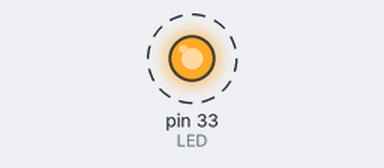
The program below on a simulated Raspberry Pi (header pin numbers). Parts: output pins drawn as LEDs (lit = HIGH). Dashed ring = blinking. What the program prints to the terminal is not drawn.

Above: at 0.5 s.
Timing chart, 0 to 4.6 s (numbered marks = the images above):
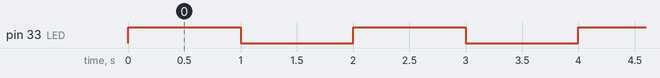

Measured:
- by itself, pin 33 (LED): alternates HIGH for 1.0 s and LOW for 1.0 s

The program:

led_blink_GPIO_chinese.py
```python
#!/usr/bin/python
# coding:utf-8
# led_blink_GPIO.py
# 使树莓派GPIO外接的LED灯的亮灭状态周期性地改变，发生周期为两秒的持续明暗闪烁。

import RPi.GPIO as GPIO
import time

# GPIO初始化
LED = 33
period = 2
GPIO.setmode(GPIO.BOARD)  # 初始化GPIO引脚编码方式
GPIO.setup(LED, GPIO.OUT)
# 如果你需要忽视引脚复用警告，请调用GPIO.setwarnings(False)
# GPIO.setwarnings(False)
print('预设置完成，开始闪烁，端口为%d，周期为%d秒。' % (LED, period))

while True:
    GPIO.output(LED, GPIO.HIGH)
    time.sleep(period/2)
    GPIO.output(LED, GPIO.LOW)
    time.sleep(period/2)

GPIO.cleanup()
```
